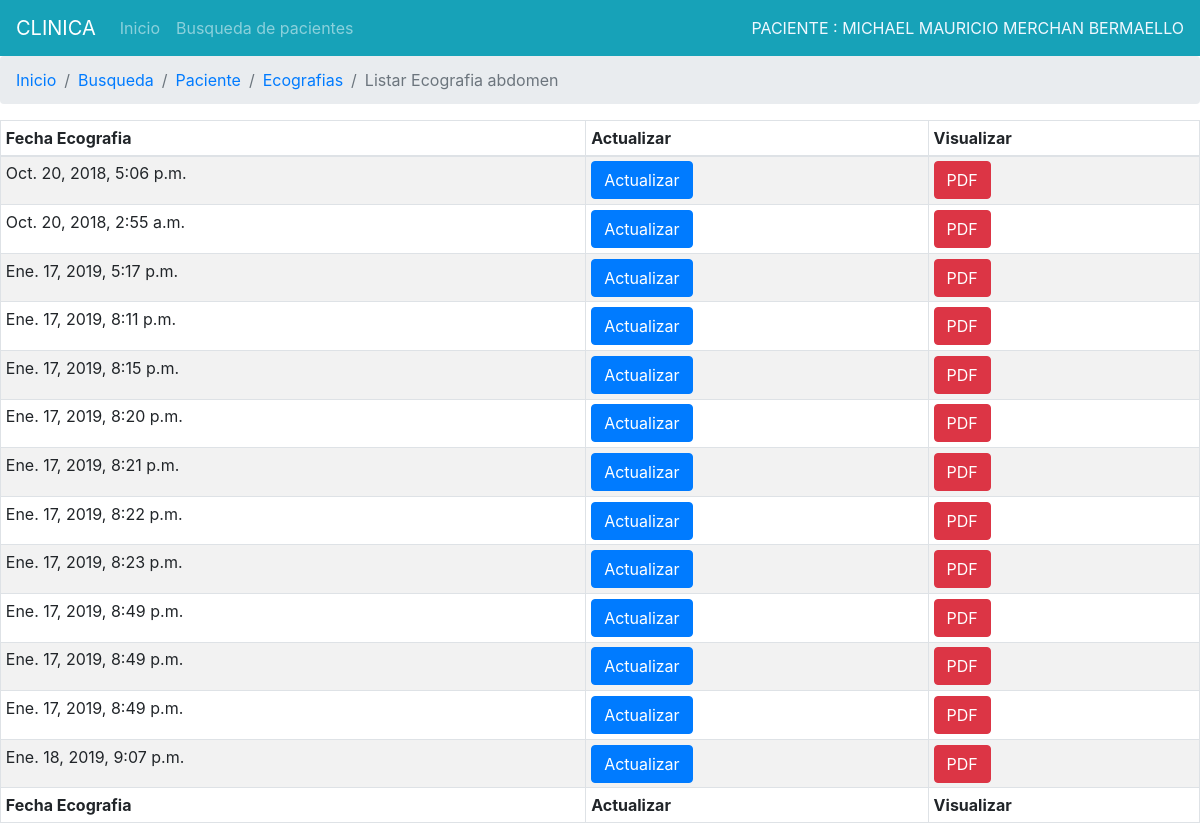
/registros/ecoabdomen/listar/1, run on the app's committed database.
### Registros/models.py (models this page shows, shortened)
class Paciente(models.Model):
	cedula=models.CharField(max_length=13,unique=True,verbose_name='Cedula de indentidad')
	nombre1=models.CharField(max_length=50,verbose_name='Primer nombre')
	nombre2=models.CharField(max_length=50,verbose_name='Segundo nombre')
	apellPadre=models.CharField(max_length=50,verbose_name='Apellido paterno')
	apellMadre=models.CharField(max_length=50,verbose_name='Apellido materno')
	sexo=models.CharField(max_length=2,choices=(('F', 'Femenino'),('M', 'Masculino'),))
	direccion=models.CharField(max_length=100,verbose_name='DIRECCION DOMICILIARIA')
	fechNacimiento=models.DateField('fecha de naciemiento',default=timezone.now)
	lugarNacimiento=models.CharField(max_length=100,verbose_name='LUGAR DE NACIMIENTO')
	nacionalidad=models.CharField(max_length=100,verbose_name='NACIONALIDAD')
	grupoCultural=models.CharField(max_length=100,verbose_name='GRUPO CULTURAL')
	estadoCivil=models.CharField(max_length=3,choices=(('SOL', 'Soltero'),('CAS', 'Casado'),('DIV', 'Divorciado'),('VIU', 'Viudo'),('UNL', 'Unión libre')))
	instruccion=models.CharField(max_length=100,verbose_name='INSTRUCION EDUCATIVA')
	ocupacion=models.CharField(max_length=100,verbose_name='OCUPACION')
	empresa=models.CharField(max_length=100,verbose_name='EMPRESA')
	tipo_sangre=models.CharField(max_length=100,verbose_name='TIPO DE SANGRE')
	tipo_seguro=models.CharField(max_length=100,verbose_name='TIPO DE SEGURIDAD')
	telefono=models.CharField(max_length=9,verbose_name='Telefono del paciente')
	celular=models.CharField(max_length=10,verbose_name='Celular del paciente')
	correo=models.EmailField(verbose_name='Correo del paciente')
	pariente=models.CharField(max_length=100,verbose_name='NOMBRE PARIENTE')
	parentesco=models.CharField(max_length=100,verbose_name='Parentesco')
	telefono_pariente=models.CharField(max_length=9,verbose_name='Telefono del pariente')
	celular_pariente=models.CharField(max_length=10,verbose_name='Celular del referido')
	foto=models.ImageField(upload_to='fotos', null=True,blank=True)
	fech_creado=models.DateTimeField(auto_now_add=True,verbose_name='Fecha de admision')
	fech_actualizado=models.DateTimeField(auto_now=True,verbose_name='FECHA DE ACTUALIZACION')
	def __str__(self):
		return self.apellPadre+' '+self.apellMadre+' '+self.nombre1+' '+self.nombre2

class analisisAbdominal(models.Model):
	paciente = models.ForeignKey(Paciente, on_delete=models.CASCADE,verbose_name='PACIENTE')
	movilidad_higado=models.CharField(max_length=20,choices=(('NORMAL', 'Normal'),('ANORMAL', 'Anormal')))
	bordes_higado=models.CharField(max_length=20,choices=(('REGULAR', 'Regulares'),('IRREGULAR', 'Irregulares')))
	dimension_higado=models.CharField(max_length=20,choices=(('NORMALES', 'Normales'),('OTROS', 'Otros')))
	parenquima_higado=models.CharField(max_length=20,choices=(('HOMOGENEO', 'Homogéneo'),('HETEROGENEO', 'Heterogéneo')))
	ecogenicidad_higado=models.CharField(max_length=20,choices=(('NORMAL', 'Normal'),('DISMINUIDA', 'Disminuida'),('AUMENTADA', 'Aumentada')))
	imgExpansivas_higado=models.CharField(max_length=2,choices=(('NO', 'No'),('SI', 'Si')))
	dilatacionVilar_higado=models.CharField(max_length=2,choices=(('NO', 'No'),('SI', 'Si')))
	coledoco_higado=models.CharField(max_length=200,verbose_name='COLEDOCO')
	forma_vesicula=models.CharField(max_length=200,verbose_name='FORMA')
	paredes_vesicula=models.CharField(max_length=20,choices=(('REGULAR', 'Regulares'),('IRREGULAR', 'Irregulares')))
	contenidoanecoico_vesicula=models.CharField(max_length=2,choices=(('NO', 'No'),('SI', 'Si')))
	calculointerno_vesicula=models.CharField(max_length=200,verbose_name='CALCULOS INTERNOS')
	diametrotransverso_vesicula=models.CharField(max_length=200,verbose_name='DIAMETRO TRANSVERSOS')
	ecogenicidad_pancreas=models.CharField(max_length=20,choices=(('NORMAL', 'Normal'),('ANORMAL', 'Anormal')))
	medidas_pancreas=models.CharField(max_length=200,verbose_name='MEDIDAS')
	ecogenidad_bazo=models.CharField(max_length=20,choices=(('NORMAL', 'Normal'),('ANORMAL', 'Anormal')))
	medidas_bazo=models.CharField(max_length=200,verbose_name='MEDIDAS')
	aorta=models.CharField(max_length=200,verbose_name='CALIBRES')
	liquido_abdominal=models.CharField(max_length=2,choices=(('NO', 'No'),('SI', 'Si')))
	observaciones=models.CharField(max_length=200,verbose_name='OBSERBACIONES')
	presuncion_diagnostico=models.CharField(max_length=500,verbose_name='PRESUNCION_DIAGNOSTICA')
	fech_analisisabdomen=models.DateTimeField(auto_now_add=True,verbose_name='FECHA DE ADMISION')
	fech_actualizado=models.DateTimeField(auto_now=True,verbose_name='FECHA DE ACTUALIZACION')
	encargado = models.CharField(max_length=30,verbose_name='ENCARGADO',blank=True,null=True)
	def __str__(self):
		return str(self.paciente)+' '+str(self.fech_analisisabdomen)

### Registros/views.py (the view)
# urls.py: path('ecoabdomen/listar/<pk>', views.Listecoabdomen.as_view(),name='listar_ecoabdomen'),
class Listecoabdomen(DetailView):
    template_name='registros/listar_ecos/listar_ecoabdomen.html'
    model = Paciente
    def get_context_data(self, **kwargs):
        context = super().get_context_data(**kwargs)
        parametro = self.kwargs.get('pk',None)
        analisis = analisisAbdominal.objects.filter(paciente__id=parametro)
        context['analisis']=analisis
        print(context)
        return context

### Registros/templates/registros/listar_ecos/listar_ecoabdomen.html (shortened to what this page needs)
{%extends "registros/base_listar.html"%}
{% block tipoeco %}
<li class="breadcrumb-item"><a href="{% url 'registros:ecografia' ident=paciente.pk %}">Ecografias</a></li>
<li class="breadcrumb-item active" aria-current="page">Listar Ecografia abdomen</li>
{% endblock %}
{% block content %}
<table id="dtDynamicVerticalScrollExample" class="table table-striped table-bordered table-sm" cellspacing="0" width="100%">
    <thead>
      <tr>
        <th class="th-sm">Fecha Ecografia
        </th>
        <th class="th-sm">Actualizar
        </th>
        <th class="th-sm">Visualizar
            </th>
      </tr>
    </thead>
    <tbody>
        {% for list in analisis %}
        <tr>
            <td>{{list.fech_analisisabdomen}}</td>
            <td><a class="btn btn-primary" href="#">Actualizar</a></td>
            <td><a class="btn btn-danger" href="#">PDF</a></td>
        </tr>
        {%endfor%}
    </tbody>
    <tfoot>
        <tr>
            <th>Fecha Ecografia</th>
            <th>Actualizar</th>
            <th>Visualizar</th>
        </tr>
    </tfoot>
  </table>
{% endblock %}

### Registros/templates/registros/base_listar.html (shortened to what this page needs)
{% extends 'registros/base.html' %}
{% load crispy_forms_tags %}
{% block principal %}
<li class="nav-item">
  <a class="nav-link" href="{% url 'registros:index'%}">Inicio</a>
</li>
<li class="nav-item">
  <a class="nav-link" href="{% url 'registros:buscar'%}">Busqueda de pacientes</a>
</li>
{% endblock %}
{%block derecha%}
<div style="color:aliceblue">PACIENTE : {{paciente.nombre1}}&nbsp{{paciente.nombre2}}&nbsp{{paciente.apellPadre}}&nbsp{{paciente.apellMadre}}
</div>
{%endblock%}
{% block lista %}
<li class="breadcrumb-item"><a href="{% url 'registros:index'%}">Inicio</a></li>
<li class="breadcrumb-item"><a href="{% url 'registros:buscar'%}">Busqueda</a></li>
<li class="breadcrumb-item"><a href="{% url 'registros:paciente' ident=paciente.pk %}">Paciente</a></li>
{% block tipoeco %}{% endblock %}
{% endblock %}

### data on the page
Paciente: nombre1 "MICHAEL", nombre2 "MAURICIO", apellPadre "MERCHAN", apellMadre "BERMAELLO"
analisisAbdominal: fech_analisisabdomen "Oct. 20, 2018, 5:06 p.m."
analisisAbdominal: fech_analisisabdomen "Oct. 20, 2018, 2:55 a.m."
analisisAbdominal: fech_analisisabdomen "Ene. 17, 2019, 5:17 p.m."
analisisAbdominal: fech_analisisabdomen "Ene. 17, 2019, 8:11 p.m."
analisisAbdominal: fech_analisisabdomen "Ene. 17, 2019, 8:15 p.m."
analisisAbdominal: fech_analisisabdomen "Ene. 17, 2019, 8:20 p.m."
analisisAbdominal: fech_analisisabdomen "Ene. 17, 2019, 8:21 p.m."
analisisAbdominal: fech_analisisabdomen "Ene. 17, 2019, 8:22 p.m."
analisisAbdominal: fech_analisisabdomen "Ene. 17, 2019, 8:23 p.m."
analisisAbdominal: fech_analisisabdomen "Ene. 17, 2019, 8:49 p.m."
analisisAbdominal: fech_analisisabdomen "Ene. 17, 2019, 8:49 p.m."
analisisAbdominal: fech_analisisabdomen "Ene. 17, 2019, 8:49 p.m."
analisisAbdominal: fech_analisisabdomen "Ene. 18, 2019, 9:07 p.m."
